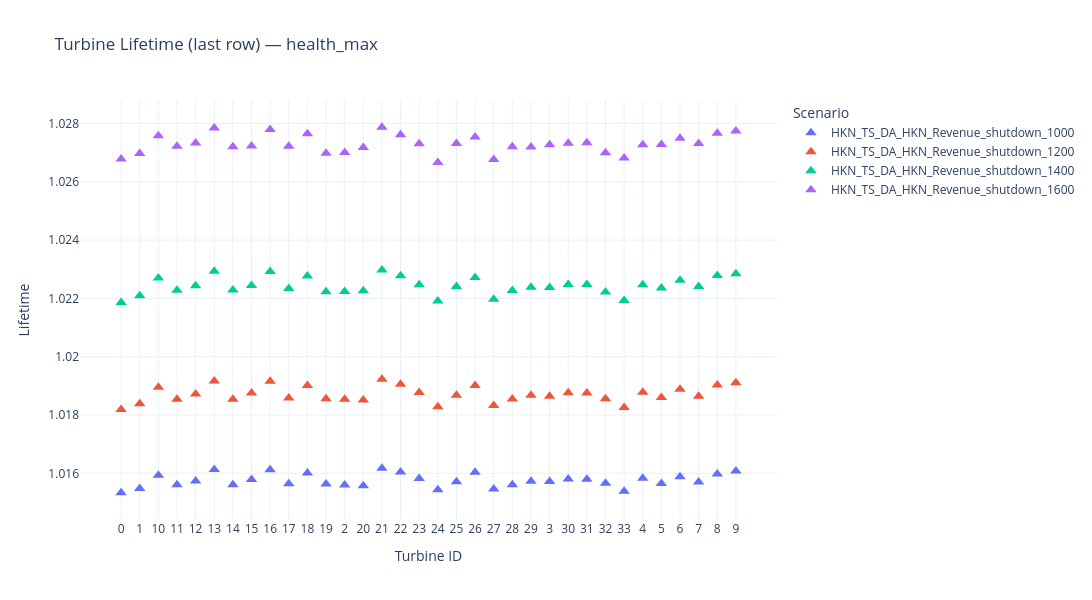
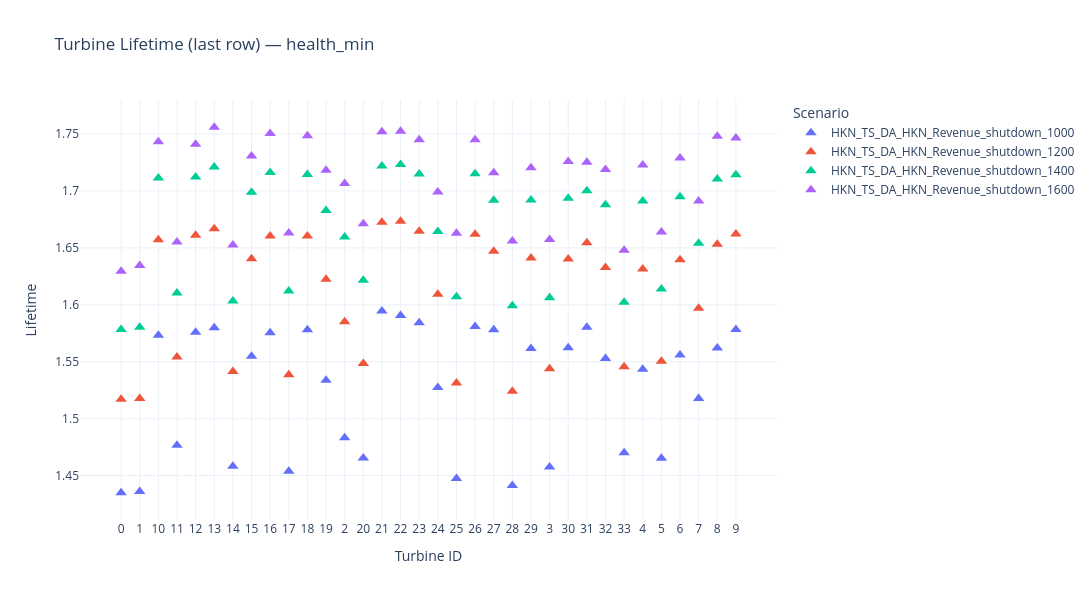
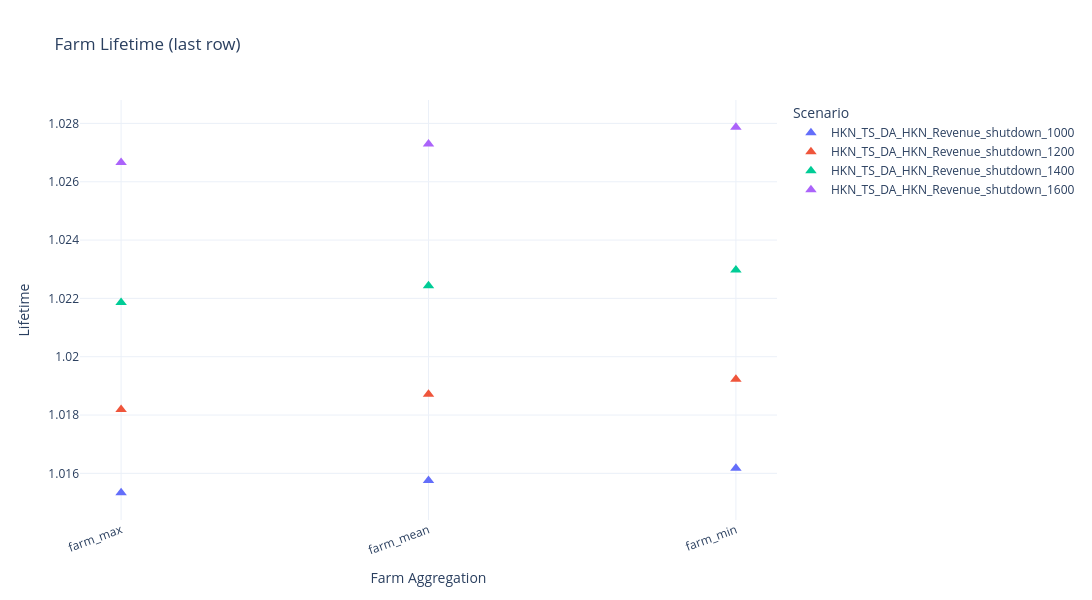

The code cell stored with these charts, in order, in its notebook:
### Markdown cell above
### Plotting

### Code cell
# --- Plot turbine_lifetime & farm_lifetime from multiple result folders (last-row only) ---

import pandas as pd
import numpy as np
from pathlib import Path
import ast
import plotly.graph_objects as go

# ========= CONFIG =========
result_folders = [
    r"M:\Projects\Cost Model\VP_loadframework\sudoco_task2.3\results\HKN_TS_DA_HKN_Revenue_shutdown_1000",
    r"M:\Projects\Cost Model\VP_loadframework\sudoco_task2.3\results\HKN_TS_DA_HKN_Revenue_shutdown_1200",
    r"M:\Projects\Cost Model\VP_loadframework\sudoco_task2.3\results\HKN_TS_DA_HKN_Revenue_shutdown_1400",
    r"M:\Projects\Cost Model\VP_loadframework\sudoco_task2.3\results\HKN_TS_DA_HKN_Revenue_shutdown_1600"
]

turbine_file_basename = "relative_turbine_lifetime"  # saved by your pipeline
farm_file_basename    = "relative_farm_lifetime"     # saved by your pipeline

# Plot look & feel (match your example)
marker_size   = 10
marker_symbol = "triangle-up"
plot_width    = 1200
plot_height   = 600
template      = "plotly_white"
# ==========================


# ---------- Helpers ----------
def _load_any(folder: str, base: str) -> pd.DataFrame:
    """
    Load a DataFrame saved by your pipeline, trying Parquet first, then CSV.
    Accepts both proper MultiIndex columns and tuple-string encoded columns.
    """
    p_parquet = Path(folder) / f"{base}.parquet"
    p_csv     = Path(folder) / f"{base}.csv"

    if p_parquet.exists():
        df = pd.read_parquet(p_parquet)
    elif p_csv.exists():
        df = pd.read_csv(p_csv)
    else:
        raise FileNotFoundError(f"Neither {p_parquet} nor {p_csv} found.")

    # If columns are strings of tuples like "('health_max','3')", parse them
    if not isinstance(df.columns, pd.MultiIndex):
        try:
            cols = []
            ok = True
            for c in df.columns:
                if isinstance(c, str) and c.startswith("(") and c.endswith(")"):
                    cols.append(ast.literal_eval(c))
                else:
                    ok = False
                    break
            if ok and all(isinstance(t, tuple) and len(t) == 2 for t in cols):
                df = df.copy()
                df.columns = pd.MultiIndex.from_tuples(cols, names=["channel", "turbine_id"])
        except Exception:
            pass

    # Ensure MultiIndex with ("channel","turbine_id"); if still flat, coerce
    if isinstance(df.columns, pd.MultiIndex) and df.columns.nlevels == 2:
        return df

    cols = []
    for c in df.columns:
        if str(c).lower() == "timestamp":
            cols.append(("timestamp", ""))
        else:
            cols.append((str(c), ""))
    df = df.copy()
    df.columns = pd.MultiIndex.from_tuples(cols, names=["channel", "turbine_id"])
    return df


def _last_row_only(df: pd.DataFrame) -> pd.DataFrame:
    """
    Keep only the last row for plotting. Drop ('timestamp','') if present.
    Returns a single-row DataFrame with MultiIndex columns.
    """
    ts_col = ("timestamp", "")
    if ts_col in df.columns:
        df = df.drop(columns=[ts_col])
    if len(df) == 0:
        raise ValueError("DataFrame has no rows.")
    last = df.tail(1).copy()

    # Ensure numeric where possible
    for c in last.columns:
        last[c] = pd.to_numeric(last[c], errors="coerce")
    return last


def _label_from_folder(folder: str) -> str:
    return Path(folder).name


# ---------- Load (last row only) ----------
turbine_last_by_scenario = {}  # scenario -> single-row df (MultiIndex cols)
farm_last_by_scenario    = {}  # scenario -> single-row df (MultiIndex cols)

for d in result_folders:
    label = _label_from_folder(d)

    # turbine lifetime (last row)
    df_turb = _load_any(d, turbine_file_basename)
    last_turb = _last_row_only(df_turb)
    turbine_last_by_scenario[label] = last_turb

    # farm lifetime (last row)
    df_farm = _load_any(d, farm_file_basename)
    last_farm = _last_row_only(df_farm)
    farm_last_by_scenario[label] = last_farm


# ---------- Figure A: Turbine lifetime (last row) ----------
# Expect columns like ('health_max','<tid>'), ('health_min','<tid>'), etc.
# One figure per available health_* method; x-axis = turbine IDs; trace per scenario.

all_cols = set()
for df1 in turbine_last_by_scenario.values():
    all_cols |= set(df1.columns)

methods  = sorted({ch for (ch, tid) in all_cols if str(ch).startswith("health_")})
turbines = sorted({tid for (ch, tid) in all_cols if tid != ""})

for method in methods:
    fig_t = go.Figure()
    x = turbines

    for scen, df1 in turbine_last_by_scenario.items():
        y = []
        for tid in x:
            c = (method, tid)
            val = df1[c].iloc[0] if c in df1.columns else np.nan
            y.append(val)

        fig_t.add_trace(go.Scatter(
            x=x,
            y=y,
            mode="markers",
            marker=dict(size=marker_size, symbol=marker_symbol),
            name=scen,
            showlegend=True,
        ))

    fig_t.update_layout(
        title=f"Turbine Lifetime (last row) — {method}",
        xaxis_title="Turbine ID",
        yaxis_title="Lifetime",
        template=template,
        width=plot_width,
        height=plot_height,
        showlegend=True,
        legend_title_text="Scenario",
    )
    fig_t.show()


# ---------- Figure B: Farm lifetime (last row) ----------
# Expect columns like ('farm_mean',''), ('farm_min',''), ('farm_max',''), ('farm_weighted_sum','')
# X-axis = farm aggregations; trace per scenario.

farm_aggs = sorted({ch for df1 in farm_last_by_scenario.values() for (ch, tid) in df1.columns if tid == ""})
x_labels = farm_aggs

fig_f = go.Figure()
for scen, df1 in farm_last_by_scenario.items():
    y = []
    for ch in x_labels:
        c = (ch, "")
        val = df1[c].iloc[0] if c in df1.columns else np.nan
        y.append(val)

    fig_f.add_trace(go.Scatter(
        x=x_labels,
        y=y,
        mode="markers",
        marker=dict(size=marker_size, symbol=marker_symbol),
        name=scen,
        showlegend=True,
    ))

fig_f.update_layout(
    title="Farm Lifetime (last row)",
    xaxis_title="Farm Aggregation",
    yaxis_title="Lifetime",
    template=template,
    width=plot_width,
    height=plot_height,
    showlegend=True,
    legend_title_text="Scenario",
    xaxis=dict(tickangle=-20),
)
fig_f.show()

### Figure 1 — Plotly figure (JSON) as saved in the notebook; plotly's stock layout.template omitted (floating-point values rounded to 4 significant figures)
{"data": [{"marker": {"size": 10, "symbol": "triangle-up"}, "mode": "markers", "name": "HKN_TS_DA_HKN_Revenue_shutdown_1000", "showlegend": true, "type": "scatter", "x": ["0", "1", "10", "11", "12", "13", "14", "15", "16", "17", "18", "19", "2", "20", "21", "22", "23", "24", "25", "26", "27", "28", "29", "3", "30", "31", "32", "33", "4", "5", "6", "7", "8", "9"], "y": [1.015, 1.015, 1.016, 1.016, 1.016, 1.016, 1.016, 1.016, 1.016, 1.016, 1.016, 1.016, 1.016, 1.016, 1.016, 1.016, 1.016, 1.015, 1.016, 1.016, 1.015, 1.016, 1.016, 1.016, 1.016, 1.016, 1.016, 1.015, 1.016, 1.016, 1.016, 1.016, 1.016, 1.016]}, {"marker": {"size": 10, "symbol": "triangle-up"}, "mode": "markers", "name": "HKN_TS_DA_HKN_Revenue_shutdown_1200", "showlegend": true, "type": "scatter", "x": ["0", "1", "10", "11", "12", "13", "14", "15", "16", "17", "18", "19", "2", "20", "21", "22", "23", "24", "25", "26", "27", "28", "29", "3", "30", "31", "32", "33", "4", "5", "6", "7", "8", "9"], "y": [1.018, 1.018, 1.019, 1.019, 1.019, 1.019, 1.019, 1.019, 1.019, 1.019, 1.019, 1.019, 1.019, 1.019, 1.019, 1.019, 1.019, 1.018, 1.019, 1.019, 1.018, 1.019, 1.019, 1.019, 1.019, 1.019, 1.019, 1.018, 1.019, 1.019, 1.019, 1.019, 1.019, 1.019]}, {"marker": {"size": 10, "symbol": "triangle-up"}, "mode": "markers", "name": "HKN_TS_DA_HKN_Revenue_shutdown_1400", "showlegend": true, "type": "scatter", "x": ["0", "1", "10", "11", "12", "13", "14", "15", "16", "17", "18", "19", "2", "20", "21", "22", "23", "24", "25", "26", "27", "28", "29", "3", "30", "31", "32", "33", "4", "5", "6", "7", "8", "9"], "y": [1.022, 1.022, 1.023, 1.022, 1.022, 1.023, 1.022, 1.022, 1.023, 1.022, 1.023, 1.022, 1.022, 1.022, 1.023, 1.023, 1.022, 1.022, 1.022, 1.023, 1.022, 1.022, 1.022, 1.022, 1.022, 1.022, 1.022, 1.022, 1.022, 1.022, 1.023, 1.022, 1.023, 1.023]}, {"marker": {"size": 10, "symbol": "triangle-up"}, "mode": "markers", "name": "HKN_TS_DA_HKN_Revenue_shutdown_1600", "showlegend": true, "type": "scatter", "x": ["0", "1", "10", "11", "12", "13", "14", "15", "16", "17", "18", "19", "2", "20", "21", "22", "23", "24", "25", "26", "27", "28", "29", "3", "30", "31", "32", "33", "4", "5", "6", "7", "8", "9"], "y": [1.027, 1.027, 1.028, 1.027, 1.027, 1.028, 1.027, 1.027, 1.028, 1.027, 1.028, 1.027, 1.027, 1.027, 1.028, 1.028, 1.027, 1.027, 1.027, 1.028, 1.027, 1.027, 1.027, 1.027, 1.027, 1.027, 1.027, 1.027, 1.027, 1.027, 1.027, 1.027, 1.028, 1.028]}], "layout": {"height": 600, "legend": {"title": {"text": "Scenario"}}, "showlegend": true, "title": {"text": "Turbine Lifetime (last row) — health_max"}, "width": 1200, "xaxis": {"title": {"text": "Turbine ID"}}, "yaxis": {"title": {"text": "Lifetime"}}}}

### Figure 2 — Plotly figure (JSON) as saved in the notebook; plotly's stock layout.template omitted (floating-point values rounded to 4 significant figures)
{"data": [{"marker": {"size": 10, "symbol": "triangle-up"}, "mode": "markers", "name": "HKN_TS_DA_HKN_Revenue_shutdown_1000", "showlegend": true, "type": "scatter", "x": ["0", "1", "10", "11", "12", "13", "14", "15", "16", "17", "18", "19", "2", "20", "21", "22", "23", "24", "25", "26", "27", "28", "29", "3", "30", "31", "32", "33", "4", "5", "6", "7", "8", "9"], "y": [1.435, 1.436, 1.573, 1.477, 1.576, 1.58, 1.458, 1.555, 1.575, 1.454, 1.578, 1.534, 1.483, 1.465, 1.595, 1.591, 1.584, 1.527, 1.447, 1.581, 1.578, 1.441, 1.562, 1.457, 1.562, 1.58, 1.553, 1.47, 1.543, 1.465, 1.556, 1.518, 1.562, 1.578]}, {"marker": {"size": 10, "symbol": "triangle-up"}, "mode": "markers", "name": "HKN_TS_DA_HKN_Revenue_shutdown_1200", "showlegend": true, "type": "scatter", "x": ["0", "1", "10", "11", "12", "13", "14", "15", "16", "17", "18", "19", "2", "20", "21", "22", "23", "24", "25", "26", "27", "28", "29", "3", "30", "31", "32", "33", "4", "5", "6", "7", "8", "9"], "y": [1.517, 1.518, 1.657, 1.554, 1.661, 1.667, 1.542, 1.64, 1.66, 1.539, 1.66, 1.622, 1.585, 1.549, 1.673, 1.673, 1.665, 1.609, 1.531, 1.662, 1.647, 1.524, 1.641, 1.544, 1.64, 1.655, 1.633, 1.546, 1.631, 1.55, 1.64, 1.597, 1.653, 1.662]}, {"marker": {"size": 10, "symbol": "triangle-up"}, "mode": "markers", "name": "HKN_TS_DA_HKN_Revenue_shutdown_1400", "showlegend": true, "type": "scatter", "x": ["0", "1", "10", "11", "12", "13", "14", "15", "16", "17", "18", "19", "2", "20", "21", "22", "23", "24", "25", "26", "27", "28", "29", "3", "30", "31", "32", "33", "4", "5", "6", "7", "8", "9"], "y": [1.578, 1.58, 1.711, 1.61, 1.712, 1.721, 1.603, 1.699, 1.716, 1.612, 1.715, 1.683, 1.659, 1.622, 1.722, 1.723, 1.715, 1.664, 1.607, 1.715, 1.692, 1.599, 1.692, 1.606, 1.694, 1.7, 1.688, 1.602, 1.691, 1.614, 1.695, 1.654, 1.711, 1.714]}, {"marker": {"size": 10, "symbol": "triangle-up"}, "mode": "markers", "name": "HKN_TS_DA_HKN_Revenue_shutdown_1600", "showlegend": true, "type": "scatter", "x": ["0", "1", "10", "11", "12", "13", "14", "15", "16", "17", "18", "19", "2", "20", "21", "22", "23", "24", "25", "26", "27", "28", "29", "3", "30", "31", "32", "33", "4", "5", "6", "7", "8", "9"], "y": [1.629, 1.634, 1.743, 1.655, 1.741, 1.756, 1.652, 1.731, 1.75, 1.663, 1.748, 1.718, 1.707, 1.671, 1.752, 1.752, 1.745, 1.699, 1.663, 1.745, 1.716, 1.656, 1.72, 1.657, 1.726, 1.725, 1.719, 1.648, 1.723, 1.664, 1.729, 1.691, 1.748, 1.746]}], "layout": {"height": 600, "legend": {"title": {"text": "Scenario"}}, "showlegend": true, "title": {"text": "Turbine Lifetime (last row) — health_min"}, "width": 1200, "xaxis": {"title": {"text": "Turbine ID"}}, "yaxis": {"title": {"text": "Lifetime"}}}}

### Figure 3 — Plotly figure (JSON) as saved in the notebook; plotly's stock layout.template omitted (floating-point values rounded to 4 significant figures)
{"data": [{"marker": {"size": 10, "symbol": "triangle-up"}, "mode": "markers", "name": "HKN_TS_DA_HKN_Revenue_shutdown_1000", "showlegend": true, "type": "scatter", "x": ["farm_max", "farm_mean", "farm_min"], "y": [1.015, 1.016, 1.016]}, {"marker": {"size": 10, "symbol": "triangle-up"}, "mode": "markers", "name": "HKN_TS_DA_HKN_Revenue_shutdown_1200", "showlegend": true, "type": "scatter", "x": ["farm_max", "farm_mean", "farm_min"], "y": [1.018, 1.019, 1.019]}, {"marker": {"size": 10, "symbol": "triangle-up"}, "mode": "markers", "name": "HKN_TS_DA_HKN_Revenue_shutdown_1400", "showlegend": true, "type": "scatter", "x": ["farm_max", "farm_mean", "farm_min"], "y": [1.022, 1.022, 1.023]}, {"marker": {"size": 10, "symbol": "triangle-up"}, "mode": "markers", "name": "HKN_TS_DA_HKN_Revenue_shutdown_1600", "showlegend": true, "type": "scatter", "x": ["farm_max", "farm_mean", "farm_min"], "y": [1.027, 1.027, 1.028]}], "layout": {"height": 600, "legend": {"title": {"text": "Scenario"}}, "showlegend": true, "title": {"text": "Farm Lifetime (last row)"}, "width": 1200, "xaxis": {"tickangle": -20, "title": {"text": "Farm Aggregation"}}, "yaxis": {"title": {"text": "Lifetime"}}}}
